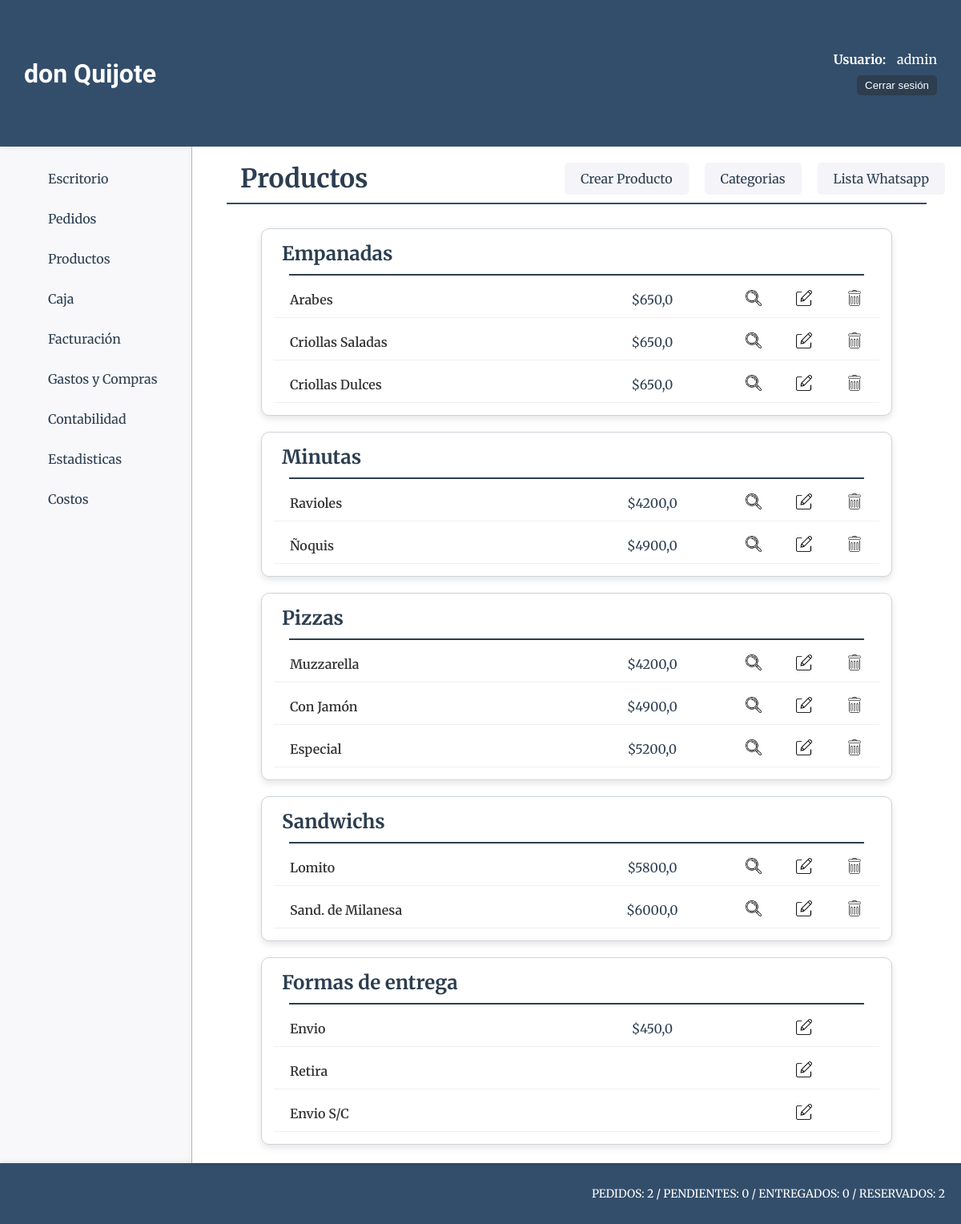
The page /productos/ (signed in) on the database its author committed.
### productos/models.py (models this page shows, shortened)
class ProductoCategoria(models.Model):
    nombre=models.CharField(max_length=50)

class Producto(models.Model):
    nombre=models.CharField(max_length=50, verbose_name="Nombre")
    categoria=models.ForeignKey(ProductoCategoria, on_delete=models.CASCADE, verbose_name="Categoría")
    descripcion=models.CharField(max_length=200, blank=True, null=True, verbose_name="Descripción")
    precio_unit=models.FloatField(verbose_name="P. Unitario")
    precio_media=models.FloatField(blank=True, null=True, verbose_name="P. Media")
    precio_doc=models.FloatField(blank=True, null=True, verbose_name="P. Docena")

### pedido/models.py (models this page shows, shortened)
class FormaEntrega(models.Model):
    forma_entrega = models.CharField(max_length=50)
    precio = models.FloatField(null=True, blank=True)
    envio = models.BooleanField()
    class Meta:
        db_table = "formaentrega"
        verbose_name = "Forma de entrega"

### productos/views.py (the view)
# urls.py: path('', views.home, name = "home"),
@login_required
def home(request):
    productos = Producto.objects.select_related('categoria').order_by('categoria__nombre').all()
    forma_entrega = FormaEntrega.objects.all()
    context = {
        'object_list': productos,
        'forma_entrega': forma_entrega
    }
    return render(request, 'productos/index.html', context)

### core/context_processors.py (called while the page is built)
def counter_pedidos(request):
    cant_pedidos = Pedido.objects.all().count()
    cant_entregados = Pedido.objects.filter(estado='entregado').count()
    cant_pendientes = Pedido.objects.filter(estado='pendiente').count()
    cant_reservados = Pedido.objects.filter(estado='reservado').count()
    return {'cant_pedidos':cant_pedidos, "cant_entregados":cant_entregados, "cant_pendientes":cant_pendientes, "cant_reservados":cant_reservados }

### productos/templates/productos/index.html (shortened to what this page needs)
{% extends 'core/base.html' %}
{% load static %}
{% block css %}
    <link rel="stylesheet" href="{% static 'productos/css/styles.css' %}">
{% endblock css %}
{% block titulo %}
    <div class="main-titulo-container">
        <div class="titulo-opciones-container">
            <h1 class="main-titulo">Productos</h1>
            <div class="btn-container">
                <a class="btn-opc" href="{% url 'productos:productos_create' %}">Crear Producto</a>
                <a class="btn-opc" href="{% url 'productos:categorias' %}">Categorias</a>
                <a class="btn-opc" href="{% url 'productos:lista_wa' %}">Lista Whatsapp</a>
            </div>
        </div>
        <hr  class="main-hr"/>
    </div>
{% endblock titulo %}
{% block main %}
    {% regroup object_list by categoria.nombre as categorias %}
    <section class="categorias-container">
        {% for categoria in categorias %}
            <div class="card">
                <h1 class="categoria-titulo">{{ categoria.grouper }}</h1>
                <hr class="categoria-hr">
                {% for producto in categoria.list %}
                    <div class="productos">
                        <p class="producto-nombre">{{ producto.nombre }}</p>
                        <p class="producto-precio">${{ producto.precio_unit }}</p>
                        <div class="producto-opc">
                            <a href="{% url 'productos:productos_detail' producto.id%}"><img class="icono-opc" src="{% static 'productos/img/lupa.webp' %}" alt="Detalle Producto"></a>
                            <a href="{% url 'productos:productos_update' producto.id%}"><img class="icono-opc" src="{% static 'productos/img/editar.webp' %}" alt="Editar Producto"></a>
                            <a href="{% url 'productos:productos_delete' producto.id%}"><img class="icono-opc" src="{% static 'productos/img/borrar.webp' %}" alt="Borrar Producto"></a>
                        </div>
                    </div>
                {% endfor %}
            </div>
        {% endfor %}
        <div class="card">
            <h1 class="categoria-titulo">Formas de entrega</h1>
            <hr class="categoria-hr">
            {% for entrega in forma_entrega %}
                <div class="productos">
                    <p class="producto-nombre">{{entrega.forma_entrega}}</p>
                    {% if entrega.precio != None %}
                        <p class="producto-precio">${{entrega.precio}}</p>
                    {% endif %}
                    <div class="producto-opc">
                        <a href="{% url 'pedido:formaentrega_update' entrega.id%}"><img class="icono-opc" src="{% static 'productos/img/editar.webp' %}" alt="Editar Producto"></a>
                    </div>
            </div>
            {% endfor %}
        </div>
    </section>
{% endblock main %}

### core/templates/core/components/header.html (shortened to what this page needs)
<header class="header-container">
    <h1 class="title">don Quijote</h1>
    {% if user.is_authenticated %}
    <div class="usuario-logout">
        <div class="list-link">
            <span class="usuario-label">Usuario:</span>
            <span class="usuario-nombre">{{ user.username }}</span>
        </div>
        <form action="{% url 'core:logout' %}" method="post">
            <button type="submit" class="btn-logout">Cerrar sesión</button>
        </form>
    </div>
    {% else %}
    <div class="list-link">
        <a class="header-link-app" href="{% url 'core:login' %}">Login</a>
    </div>
    {% endif %}
</header>

### core/static/core/css/styles.css (style rules this page uses)
* { padding: 0; margin: 0; box-sizing: border-box; }
body { font-family: 'Merriweather', serif; color: #333; background-color: #f4f4f9; }
.header-container { background-color: #334e6b; height: 12vh; width: 100%; display: flex; align-items: center; justify-content: space-between; padding: 0 30px; box-shadow: 0 2px 5px rgba(0, 0, 0, 0.1); }
.title { color: #fff; font-family: 'Poetsen One', sans-serif; font-size: 32px; }
.usuario-logout { display: flex; flex-direction: column; align-items: end; }
.list-link { margin-left: 20px; }
.usuario-label { color: #fff; font-weight: bold; margin-right: 10px; }
.usuario-nombre { color: #fff; }
.btn-logout { padding: 5px 10px; background-color: #2C3E50; color: #fff; border: none; border-radius: 5px; cursor: pointer; transition: background-color 0.3s ease; text-decoration: none; }
.list-link { position: relative; margin-bottom: 10px; }
.main-titulo-container { width: 100%; height: auto; text-align: left; border-radius: 8px; }
.titulo-opciones-container { display: flex; justify-content: space-between; align-items: center; }
.main-titulo { font-size: 32px; color: #2C3E50; font-family: 'Merriweather', serif; padding-left: 40px; }
.main-hr { border: none; width: 95%; height: 2px; background-color: #334e6b; margin: 10px auto; }
.btn-container { display: flex; justify-content: center; column-gap: 20px; }
.btn-opc { border: none; color: #2C3E50; font-size: 16px; text-decoration: none; padding: 10px 20px; border-radius: 5px; background-color: #f4f4f9; transition: background-color 0.3s ease, color 0.3s ease; }
.card { padding: 15px; border: 1px solid #ced4da; border-radius: 10px; background-color: #ffffff; box-shadow: 0 4px 8px rgba(0, 0, 0, 0.1); }
.icono-opc { width: 20px; height: 20px; transition: transform 0.3s ease; }

### productos/static/productos/css/styles.css (style rules this page uses)
.categorias-container { width: 90%; margin: 0 auto; padding: 20px; display: flex; flex-direction: column; gap: 20px; }
.categoria-titulo { font-size: 24px; color: #2C3E50; font-family: 'Merriweather', serif; margin-bottom: 10px; margin-left: 10px; }
.categoria-hr { width: 95%; height: 2px; border: none; background-color: #2C3E50; margin: 0 auto 5px; }
.productos { margin-top: 8px; display: grid; grid-template-columns: 50% 25% 25%; grid-template-areas: "nom prc opc"; align-items: center; padding: 10px 0; border-bottom: 1px solid #f0f0f0; }
.producto-nombre { grid-area: nom; font-size: 16px; font-weight: 600; padding-left: 20px; }
.producto-precio { grid-area: prc; font-size: 16px; text-align: center; color: #2C3E50; }
.producto-opc { grid-area: opc; display: flex; justify-content: space-around; }
.icono-opc { width: 20px; height: 20px; transition: transform 0.3s ease; }

### rows shown on the page
ProductoCategoria: grouper "Empanadas"
Producto: nombre "Arabes", precio_unit "650,0"
Producto: nombre "Criollas Saladas", precio_unit "650,0"
Producto: nombre "Criollas Dulces", precio_unit "650,0"
ProductoCategoria: grouper "Minutas"
Producto: nombre "Ravioles", precio_unit "4200,0"
Producto: nombre "Ñoquis", precio_unit "4900,0"
ProductoCategoria: grouper "Pizzas"
Producto: nombre "Muzzarella", precio_unit "4200,0"
Producto: nombre "Con Jamón", precio_unit "4900,0"
Producto: nombre "Especial", precio_unit "5200,0"
ProductoCategoria: grouper "Sandwichs"
Producto: nombre "Lomito", precio_unit "5800,0"
Producto: nombre "Sand. de Milanesa", precio_unit "6000,0"
FormaEntrega: forma_entrega "Envio", precio "450,0"
FormaEntrega: forma_entrega "Retira"
FormaEntrega: forma_entrega "Envio S/C"

### other values the page prints
{{ user.username }} "admin"
{{ cant_pedidos }} "2"
{{ cant_pendientes }} "0"
{{ cant_entregados }} "0"
{{ cant_reservados }} "2"
